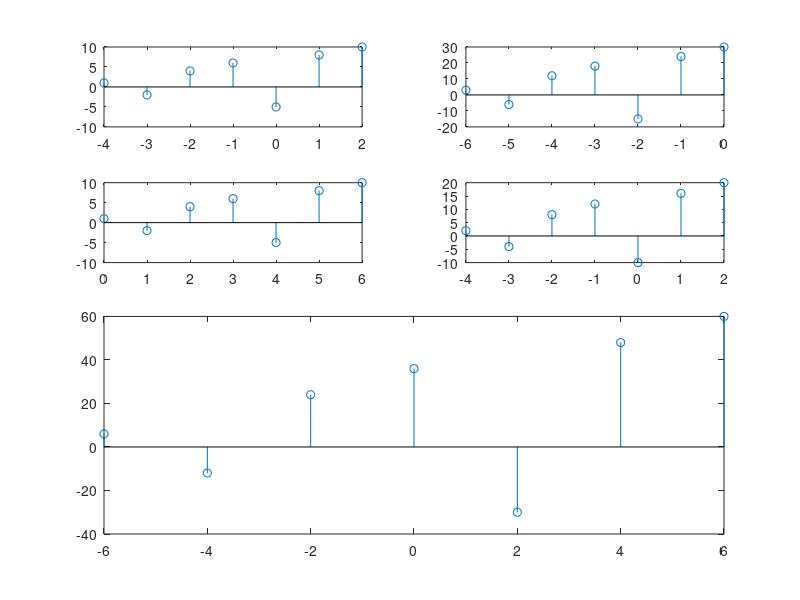

Reproduce this figure in MATLAB.
clc

x=[1,-2,4,6,-5,8,10];  %define the sequence
n=-4:2;
subplot(4,2,1);
stem(n,x);

x11=3*x;
n11=n-2;
subplot(4,2,2);
stem(n11,x11);

x12=x;
n12=n+4;
subplot(4,2,3);
stem(n12,x12);

x13=2*x;
n13=n;
subplot(4,2,4);
stem(n13,x13);

for n=-10:10 ;
    y1=x11+x12+x13;
   
end
m=linspace(-6,6,7);
subplot(4,2,[5: 8]);
stem(m,y1);


